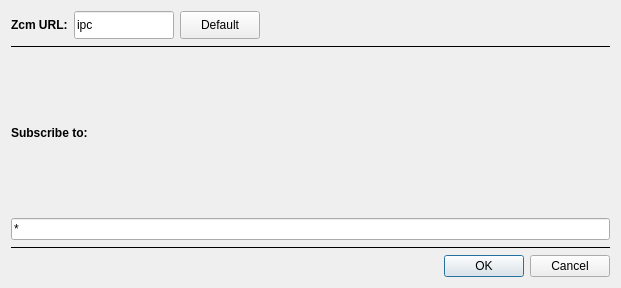
<?xml version="1.0" encoding="UTF-8"?>
<ui version="4.0">
 <class>DialogZcm</class>
 <widget class="QDialog" name="DialogZcm">
  <property name="geometry">
   <rect>
    <x>0</x>
    <y>0</y>
    <width>621</width>
    <height>288</height>
   </rect>
  </property>
  <property name="windowTitle">
   <string>Zcm Streamer</string>
  </property>
  <layout class="QVBoxLayout" name="mainLayout">
   <item>
    <layout class="QHBoxLayout" name="horizontalLayout_2">
     <item>
      <widget class="QLabel" name="label_3">
       <property name="text">
        <string>&lt;html&gt;&lt;head/&gt;&lt;body&gt;&lt;p&gt;&lt;span style=&quot; font-weight:700;&quot;&gt;Zcm URL:&lt;/span&gt;&lt;/p&gt;&lt;/body&gt;&lt;/html&gt;</string>
       </property>
      </widget>
     </item>
     <item>
      <widget class="QLineEdit" name="lineEditTransport">
       <property name="minimumSize">
        <size>
         <width>0</width>
         <height>26</height>
        </size>
       </property>
       <property name="maximumSize">
        <size>
         <width>100</width>
         <height>28</height>
        </size>
       </property>
       <property name="text">
        <string>ipc</string>
       </property>
      </widget>
     </item>
     <item>
      <widget class="QPushButton" name="pushButtonUrl">
       <property name="minimumSize">
        <size>
         <width>0</width>
         <height>26</height>
        </size>
       </property>
       <property name="maximumSize">
        <size>
         <width>16777215</width>
         <height>28</height>
        </size>
       </property>
       <property name="text">
        <string>Default</string>
       </property>
      </widget>
     </item>
     <item>
      <spacer name="horizontalSpacer_2">
       <property name="orientation">
        <enum>Qt::Horizontal</enum>
       </property>
       <property name="sizeHint" stdset="0">
        <size>
         <width>40</width>
         <height>20</height>
        </size>
       </property>
      </spacer>
     </item>
    </layout>
   </item>
   <item>
    <widget class="Line" name="line_2">
     <property name="frameShadow">
      <enum>QFrame::Plain</enum>
     </property>
     <property name="orientation">
      <enum>Qt::Horizontal</enum>
     </property>
    </widget>
   </item>
   <item>
    <widget class="QLabel" name="label_2">
     <property name="font">
      <font>
       <bold>true</bold>
      </font>
     </property>
     <property name="text">
      <string>Subscribe to:</string>
     </property>
    </widget>
   </item>
   <item>
    <widget class="QLineEdit" name="lineEditSubscribe">
     <property name="text">
      <string>*</string>
     </property>
    </widget>
   </item>
   <item>
    <widget class="Line" name="line">
     <property name="frameShadow">
      <enum>QFrame::Plain</enum>
     </property>
     <property name="orientation">
      <enum>Qt::Horizontal</enum>
     </property>
    </widget>
   </item>
   <item>
    <widget class="QDialogButtonBox" name="buttonBox">
     <property name="orientation">
      <enum>Qt::Horizontal</enum>
     </property>
     <property name="standardButtons">
      <set>QDialogButtonBox::Cancel|QDialogButtonBox::Ok</set>
     </property>
    </widget>
   </item>
  </layout>
 </widget>
 <resources/>
 <connections>
  <connection>
   <sender>buttonBox</sender>
   <signal>accepted()</signal>
   <receiver>DialogZcm</receiver>
   <slot>accept()</slot>
   <hints>
    <hint type="sourcelabel">
     <x>310</x>
     <y>262</y>
    </hint>
    <hint type="destinationlabel">
     <x>310</x>
     <y>143</y>
    </hint>
   </hints>
  </connection>
  <connection>
   <sender>buttonBox</sender>
   <signal>rejected()</signal>
   <receiver>DialogZcm</receiver>
   <slot>reject()</slot>
   <hints>
    <hint type="sourcelabel">
     <x>310</x>
     <y>262</y>
    </hint>
    <hint type="destinationlabel">
     <x>310</x>
     <y>143</y>
    </hint>
   </hints>
  </connection>
 </connections>
</ui>
